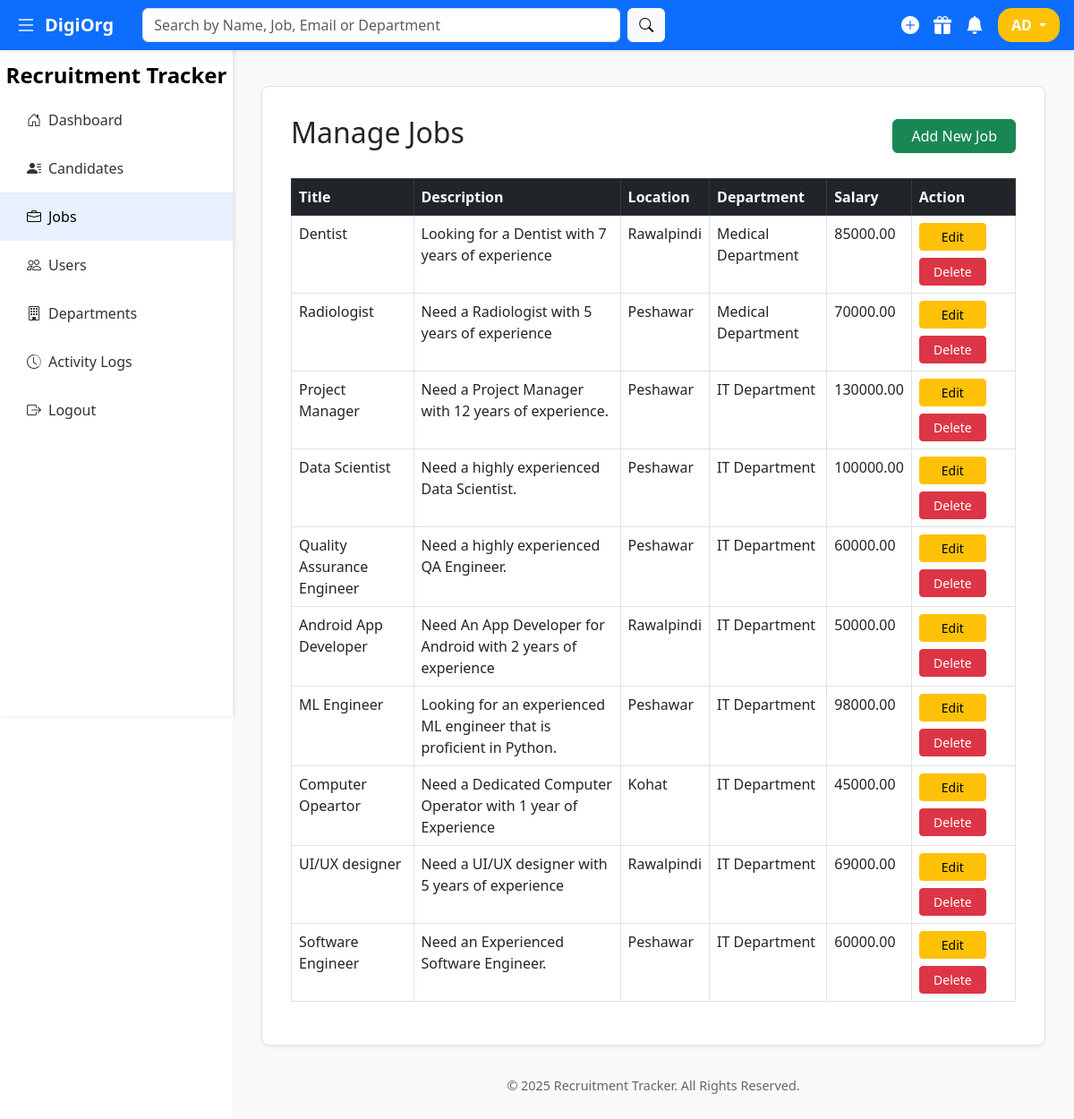
Screenshot of /jobs/manage_jobs.php (signed in) with the database file from the repository.
### tables this page shows
CREATE TABLE `jobs` (
  `id` int(11) NOT NULL,
  `title` varchar(255) NOT NULL,
  `description` text DEFAULT NULL,
  `location` varchar(255) DEFAULT NULL,
  `salary` decimal(10,2) DEFAULT NULL,
  `department_id` int(11) DEFAULT NULL
);

CREATE TABLE `departments` (
  `id` int(11) NOT NULL,
  `name` varchar(100) NOT NULL,
  `description` text DEFAULT NULL
);

### jobs/manage_jobs.php (the view, shortened to what this page needs)
<?php
require_once('../config/db.php');
$jobs = mysqli_query($conn, "
    SELECT jobs.*, departments.name AS department_name
    FROM jobs
    LEFT JOIN departments ON jobs.department_id = departments.id
    ORDER BY jobs.id DESC
");
?>
<!DOCTYPE html>
<html lang="en">
<head>
  <link href="https://cdn.jsdelivr.net/npm/bootstrap@5.3.0/dist/css/bootstrap.min.css" rel="stylesheet">
  <link href="https://cdn.jsdelivr.net/npm/bootstrap-icons@1.10.5/font/bootstrap-icons.css" rel="stylesheet">
</head>
<body>
<?php include('../partials/navbar.php'); ?>
<?php include('../partials/sidebar.php'); ?>
<div class="content" id="content">
  <div class="card-light">
    <div class="d-flex justify-content-between align-items-center mb-4">
      <h2>Manage Jobs</h2>
      <a href="edit_job.php" class="btn btn-success btn-narrow">Add New Job</a>
    </div>
    <table class="table table-bordered table-hover">
      <thead class="table-dark">
        <tr>
          <th>Title</th>
          <th>Description</th>
          <th>Location</th>
          <th>Department</th>
          <th>Salary</th>
          <th>Action</th>
        </tr>
      </thead>
      <tbody>
        <?php while($job = mysqli_fetch_assoc($jobs)): ?>
        <tr>
          <td><?= htmlspecialchars($job['title']); ?></td>
          <td><?= htmlspecialchars($job['description']); ?></td>
          <td><?= htmlspecialchars($job['location']); ?></td>
          <td><?= htmlspecialchars($job['department_name'] ?? 'N/A'); ?></td>
          <td><?= htmlspecialchars($job['salary']); ?></td>
          <td>
            <div class="d-flex flex-wrap gap-2">
              <a href="edit_job.php?id=<?= $job['id']; ?>" class="btn btn-warning btn-sm">Edit</a>
              <a href="manage_jobs.php?delete=<?= $job['id']; ?>" class="btn btn-danger btn-sm" onclick="return confirm('Are you sure you want to delete this job?');">Delete</a>
            </div>
          </td>
        </tr>
        <?php endwhile; ?>
      </tbody>
    </table>
  </div>
  <div class="footer mt-4">
    <p>&copy; 2025 Recruitment Tracker. All Rights Reserved.</p>
  </div>
</div>
</body>
</html>

### jobs/manage_jobs.php (style rules this page uses)
.content { margin-left: 260px; padding: 6rem 2rem 2rem 2rem; transition: margin-left 0.3s ease; min-height: 100vh; background-color: #f9f9f9; }
.card-light { background-color: #fff; border: 1px solid #dee2e6; border-radius: 8px; box-shadow: 0 2px 4px rgba(0,0,0,0.05); padding: 2rem; }
.btn-narrow { padding-left: 20px; padding-right: 20px; }
.footer { text-align: center; padding: 10px 0; color: #666; font-size: 0.9rem; }
td .btn { white-space: nowrap; min-width: 75px; }

### rows the page displays
jobs: title "Dentist", description "Looking for a Dentist with 7 years of experience", location "Rawalpindi", department.name "Medical Department", salary "85000.00"
jobs: title "Radiologist", description "Need a Radiologist with 5 years of experience", location "Peshawar", department.name "Medical Department", salary "70000.00"
jobs: title "Project Manager", description "Need a Project Manager with 12 years of experience.", location "Peshawar", department.name "IT Department", salary "130000.00"
jobs: title "Data Scientist", description "Need a highly experienced Data Scientist.", location "Peshawar", department.name "IT Department", salary "100000.00"
jobs: title "Quality Assurance Engineer", description "Need a highly experienced QA Engineer.", location "Peshawar", department.name "IT Department", salary "60000.00"
jobs: title "Android App Developer", description "Need An App Developer for Android with 2 years of experience", location "Rawalpindi", department.name "IT Department", salary "50000.00"
jobs: title "ML Engineer", description "Looking for an experienced ML engineer that is proficient in Python.", location "Peshawar", department.name "IT Department", salary "98000.00"
jobs: title "Computer Opeartor", description "Need a Dedicated Computer Operator with 1 year of Experience", location "Kohat", department.name "IT Department", salary "45000.00"
jobs: title "UI/UX designer", description "Need a UI/UX designer with 5 years of experience", location "Rawalpindi", department.name "IT Department", salary "69000.00"
jobs: title "Software Engineer", description "Need an Experienced Software Engineer.", location "Peshawar", department.name "IT Department", salary "60000.00"

### other values shown
$initials "AD"
